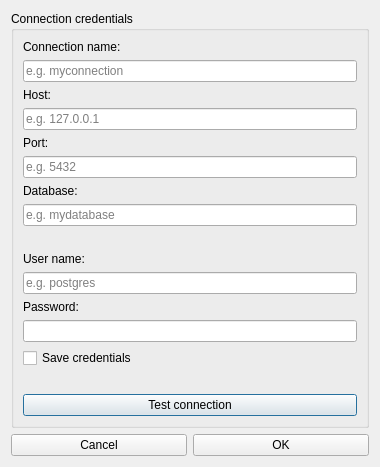
<?xml version="1.0" encoding="UTF-8"?>
<ui version="4.0">
 <class>dlgConnector</class>
 <widget class="QDialog" name="dlgConnector">
  <property name="geometry">
   <rect>
    <x>0</x>
    <y>0</y>
    <width>380</width>
    <height>460</height>
   </rect>
  </property>
  <property name="windowTitle">
   <string>New PostgreSQL connection</string>
  </property>
  <layout class="QGridLayout" name="gridLayout">
   <item row="0" column="0">
    <layout class="QVBoxLayout" name="verticalLayout">
     <item>
      <widget class="QGroupBox" name="gbxConnDet">
       <property name="title">
        <string>Connection credentials</string>
       </property>
       <layout class="QVBoxLayout" name="verticalLayout_2">
        <item>
         <widget class="QLabel" name="lblConnName">
          <property name="text">
           <string>Connection name:</string>
          </property>
         </widget>
        </item>
        <item>
         <widget class="QLineEdit" name="ledConnName">
          <property name="inputMask">
           <string/>
          </property>
          <property name="text">
           <string/>
          </property>
          <property name="placeholderText">
           <string>e.g. myconnection</string>
          </property>
         </widget>
        </item>
        <item>
         <widget class="QLabel" name="lblHost">
          <property name="text">
           <string>Host:</string>
          </property>
         </widget>
        </item>
        <item>
         <widget class="QLineEdit" name="ledHost">
          <property name="inputMask">
           <string/>
          </property>
          <property name="text">
           <string/>
          </property>
          <property name="placeholderText">
           <string>e.g. 127.0.0.1</string>
          </property>
         </widget>
        </item>
        <item>
         <widget class="QLabel" name="lblPort">
          <property name="text">
           <string>Port:</string>
          </property>
         </widget>
        </item>
        <item>
         <widget class="QLineEdit" name="ledPort">
          <property name="inputMask">
           <string/>
          </property>
          <property name="text">
           <string/>
          </property>
          <property name="placeholderText">
           <string>e.g. 5432</string>
          </property>
         </widget>
        </item>
        <item>
         <widget class="QLabel" name="lblDb">
          <property name="text">
           <string>Database:</string>
          </property>
         </widget>
        </item>
        <item>
         <widget class="QLineEdit" name="ledDb">
          <property name="placeholderText">
           <string>e.g. mydatabase</string>
          </property>
         </widget>
        </item>
        <item>
         <spacer name="verticalSpacer">
          <property name="orientation">
           <enum>Qt::Vertical</enum>
          </property>
          <property name="sizeType">
           <enum>QSizePolicy::MinimumExpanding</enum>
          </property>
          <property name="sizeHint" stdset="0">
           <size>
            <width>20</width>
            <height>20</height>
           </size>
          </property>
         </spacer>
        </item>
        <item>
         <widget class="QLabel" name="lblUserName">
          <property name="text">
           <string>User name:</string>
          </property>
         </widget>
        </item>
        <item>
         <widget class="QLineEdit" name="ledUserName">
          <property name="placeholderText">
           <string>e.g. postgres</string>
          </property>
         </widget>
        </item>
        <item>
         <widget class="QLabel" name="lblPassw">
          <property name="text">
           <string>Password:</string>
          </property>
         </widget>
        </item>
        <item>
         <widget class="QgsPasswordLineEdit" name="qledPassw"/>
        </item>
        <item>
         <widget class="QCheckBox" name="checkBox">
          <property name="text">
           <string>Save credentials</string>
          </property>
         </widget>
        </item>
        <item>
         <spacer name="verticalSpacer_2">
          <property name="orientation">
           <enum>Qt::Vertical</enum>
          </property>
          <property name="sizeType">
           <enum>QSizePolicy::MinimumExpanding</enum>
          </property>
          <property name="sizeHint" stdset="0">
           <size>
            <width>20</width>
            <height>20</height>
           </size>
          </property>
         </spacer>
        </item>
        <item>
         <widget class="QPushButton" name="btnTestConn">
          <property name="text">
           <string>Test connection</string>
          </property>
         </widget>
        </item>
       </layout>
      </widget>
     </item>
    </layout>
   </item>
   <item row="1" column="0">
    <layout class="QHBoxLayout" name="horizontalLayout">
     <item>
      <widget class="QPushButton" name="btnCancel">
       <property name="text">
        <string>Cancel</string>
       </property>
      </widget>
     </item>
     <item>
      <widget class="QPushButton" name="btnOK">
       <property name="text">
        <string>OK</string>
       </property>
      </widget>
     </item>
    </layout>
   </item>
  </layout>
 </widget>
 <customwidgets>
  <customwidget>
   <class>QgsPasswordLineEdit</class>
   <extends>QLineEdit</extends>
   <header>qgspasswordlineedit.h</header>
  </customwidget>
 </customwidgets>
 <resources/>
 <connections/>
</ui>
